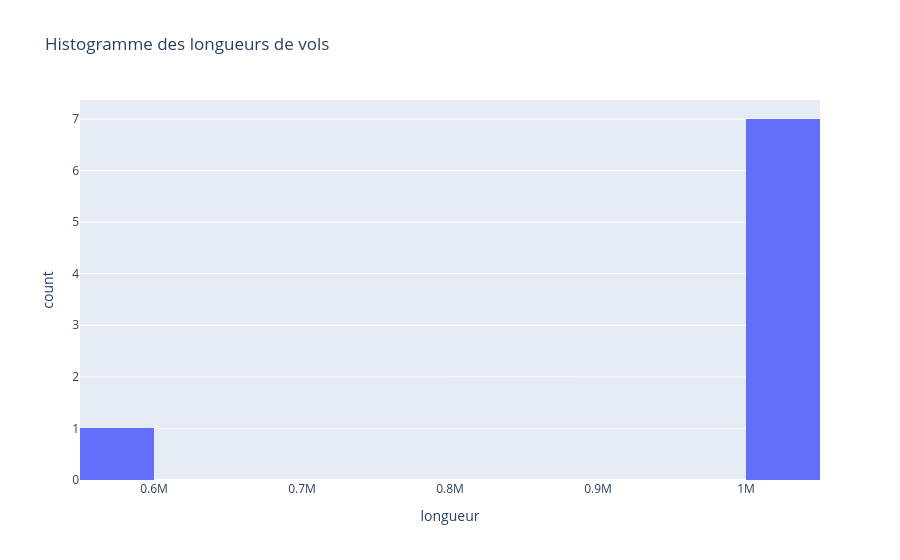

This figure's notebook cell:
### Code cell
fig = px.histogram(df_box, x="longueur", nbins=20, title="Histogramme des longueurs de vols")
fig.show()

### Figure 1 — Plotly figure (JSON) as saved in the notebook; plotly's stock layout.template omitted (floating-point values rounded to 4 significant figures)
{"data": [{"bingroup": "x", "hovertemplate": "longueur=%{x}<br>count=%{y}<extra></extra>", "legendgroup": "", "marker": {"color": "#636efa", "pattern": {"shape": ""}}, "name": "", "nbinsx": 20, "orientation": "v", "showlegend": false, "type": "histogram", "x": [1000000, 1000000, 1000000, 1000000, 1000000, 1000000, 1000000, 574733], "xaxis": "x", "yaxis": "y"}], "layout": {"barmode": "relative", "legend": {"tracegroupgap": 0}, "title": {"text": "Histogramme des longueurs de vols"}, "xaxis": {"anchor": "y", "domain": [0, 1], "title": {"text": "longueur"}}, "yaxis": {"anchor": "x", "domain": [0, 1], "title": {"text": "count"}}}}
